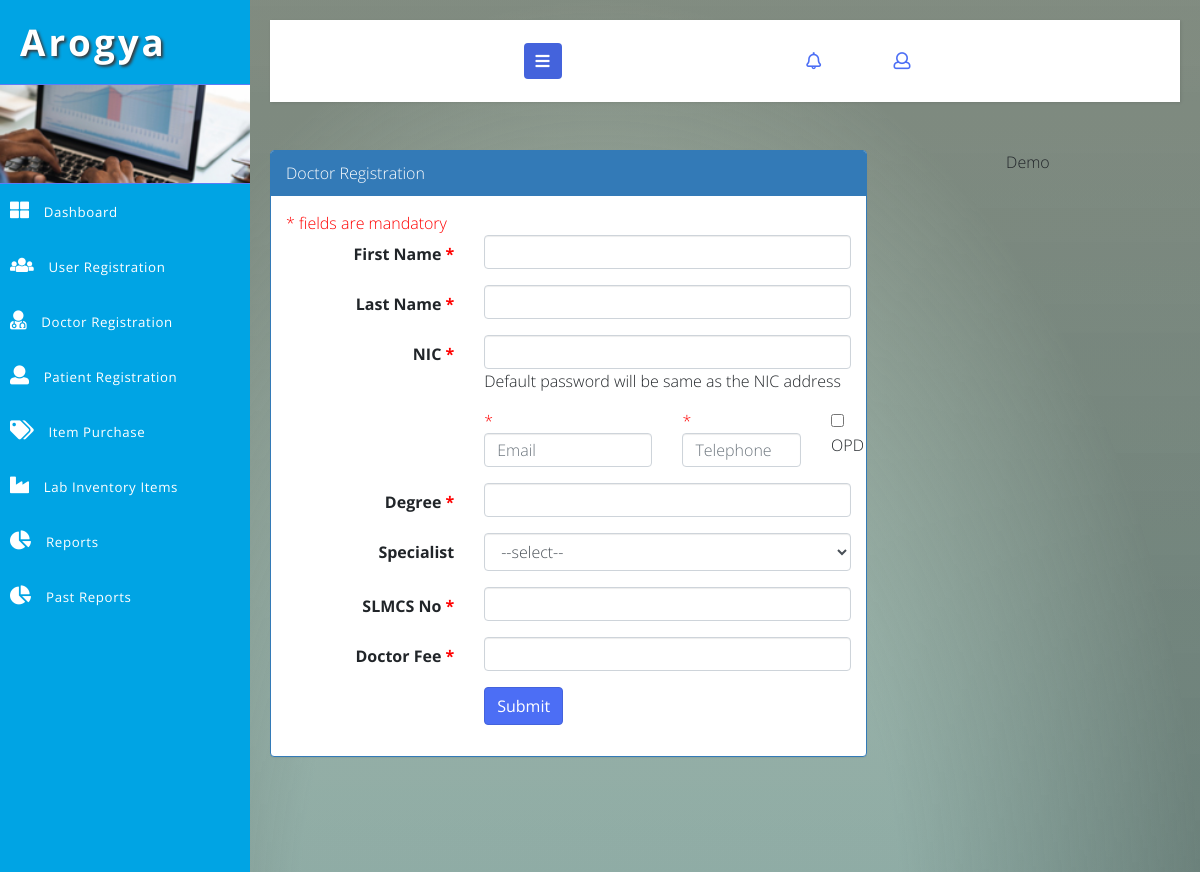
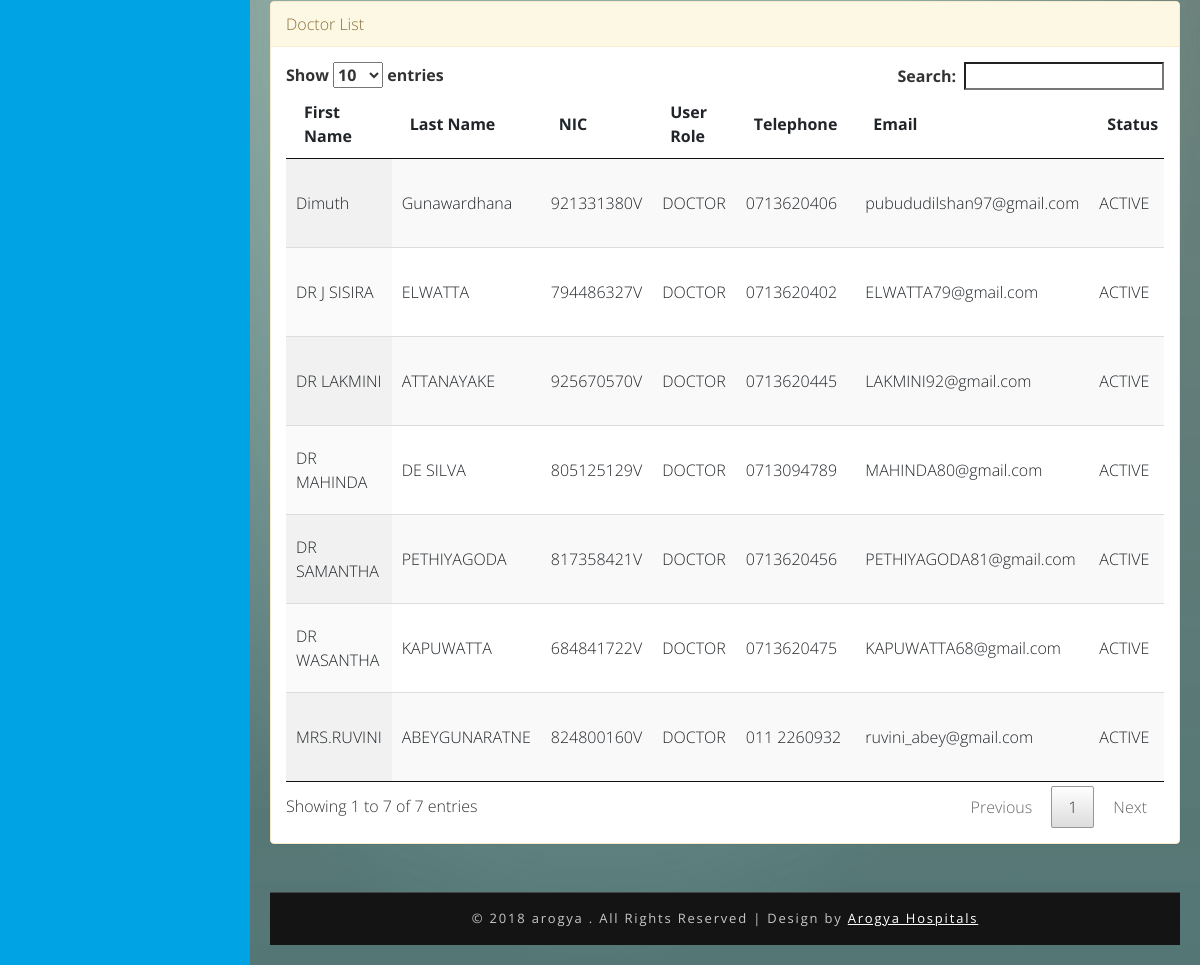
The app's page /Arogya_/arogyaadmin/admin/doctor-registration.php with its own data (2 pictures, top to bottom).
### tables this page shows
CREATE TABLE `hms_doctor` (
  `id` int(5) NOT NULL,
  `first_name` varchar(100) DEFAULT NULL,
  `last_name` varchar(100) DEFAULT NULL,
  `nic` varchar(12) DEFAULT NULL,
  `pword` text,
  `email` varchar(50) DEFAULT NULL,
  `telephone` varchar(20) DEFAULT NULL,
  `degree` varchar(200) DEFAULT NULL,
  `specialist_id` int(5) DEFAULT NULL,
  `doc_fee` int(5) DEFAULT NULL,
  `slmc_no` varchar(20) DEFAULT NULL,
  `status_code` varchar(20) DEFAULT 'ACTIVE',
  `category` varchar(20) DEFAULT 'OPD',
  `created_date` timestamp NOT NULL DEFAULT CURRENT_TIMESTAMP,
  `created_user` int(5) DEFAULT NULL,
  `user_role` varchar(20) DEFAULT 'DOCTOR'
);

### Arogya_/arogyaadmin/DB.php (called while the page is built, shortened)
<?php
function getDBConnection() {
    $servername = "localhost";
    $username = "root";
    $password = "";
    $db = "hmsdb";
    $conn = mysqli_connect($servername, $username, $password, $db);
    if (!$conn) {
        die("Connection failed: " . mysqli_connect_error());
    } else {
        return $conn;
    }
}
function getData($sql) {
    $conn = getDBConnection();
    $result = mysqli_query($conn, $sql);
    if (mysqli_num_rows($result) > 0) {
        return $result;
    } else {
        return FALSE;
    }
}
?>

### Arogya_/arogyaadmin/admin/doctor-registration.php (the view, shortened to what this page needs)
<?php
include '../DB.php';
?>
<!DOCTYPE html>
<html lang="en">
    <head>
        <link rel="stylesheet" href="https://maxcdn.bootstrapcdn.com/bootstrap/3.3.7/css/bootstrap.min.css">
        <link rel="stylesheet" href="https://maxcdn.bootstrapcdn.com/font-awesome/4.7.0/css/font-awesome.min.css">
        <link href="../css/bootstrap.css" rel="stylesheet" type="text/css" media="all" />
        <link href="../css/style.css" rel="stylesheet" type="text/css" media="all" />
        <link rel="stylesheet" href="../css/style4.css">
        <link href="../css/fontawesome-all.css" rel="stylesheet">
<link rel='stylesheet prefetch' href='http://dfcb.github.io/extra-strength-responsive-grids/css/grid.css'>
<link rel='stylesheet prefetch' href='http://thisisstar.com/images/100UI/002/css/paymentfont.css'>
    </head>
    <body>
        <div class="wrapper">
            <nav id="sidebar">
                <div class="sidebar-header">
                    <h1>
                        <a href="#">Arogya</a>
                    </h1>
                </div>
                <div class="profile-bg"></div>
                <?php
                include_once '../_tree_admin.php';
                ?>
            </nav>
            <div id="content">
                <?php include_once '../_top_bar.php'; ?>
                <div class="blank-page-content">
                    <div class="row">
                        <div class="col-md-8">
                            <div class="panel panel-primary">
                                 <div class="panel-heading ">Doctor Registration</div>
                                <div class="panel-body">
                                       <form class="form-horizontal"  action="<?php $_SERVER['SERVER_NAME'] ?>/<?= $_SESSION['sitename'] ?>/admin/doctor-registration.php" method="post" >
                                <span class="mando-msg">* fields are mandatory</span>
                                <div class="form-group">
                                    <label for="first_name" class="control-label col-xs-4">First Name <span class="mando-msg">*</span></label>
                                    <div class="col-xs-8">
                                        <input required="" id="first_name"  name="first_name" type="text" class="form-control">
                                    </div>
                                </div>
                                <div class="form-group">
                                    <label for="last_name" class="control-label col-xs-4">Last Name <span class="mando-msg">*</span></label>
                                    <div class="col-xs-8">
                                        <input required="" id="last_name" name="last_name" type="text" class="form-control">
                                    </div>
                                </div>
                                <div class="form-group">
                                    <label for="nic" class="control-label col-xs-4">NIC <span class="mando-msg">*</span></label>
                                    <div class="col-xs-8">
                                        <input required="" id="nic" name="nic" type="text" class="form-control">
                                        Default password will be same as the NIC address
                                    </div>
                                </div>
                                <div class="form-group">
                                    <label for="nic" class="control-label col-xs-4"></label>
                                    <div class="col-xs-4">
                                        <span class="mando-msg">*</span><input id="email" name="email"  required="" type="email" class="form-control" placeholder="Email">
                                    </div>
                                    <div class="col-xs-3">
                                        <span class="mando-msg">*</span> <input id="telephone" required="" name="telephone" type="text" class="form-control" placeholder="Telephone">
                                    </div>
                                    <div class="col-xs-1">
                                        <input type="checkbox" name="opd" value="OPD"> OPD
                                    </div>
                                </div>
                                <div class="form-group">
                                    <label for="degree" class="control-label col-xs-4">Degree <span class="mando-msg">*</span></label>
                                    <div class="col-xs-8">
                                        <input  required="" id="degree" name="degree" type="text" class="form-control">
                                    </div>
                                </div>
                                <div class="form-group">
                                    <label for="specialist_id" class="control-label col-xs-4">Specialist</label>
                                    <div class="col-xs-8">
                                        <select id="specialist_id"  name="specialist_id" class="select form-control">
                                            <option value="0">--select--</option>
                                        </select>
                                    </div>
                                </div>
                                <div class="form-group">
                                    <label for="slmc_no" class="control-label col-xs-4">SLMCS No <span class="mando-msg">*</span></label>
                                    <div class="col-xs-8">
                                        <input id="slmc_no" required="" name="slmc_no" type="text" class="form-control">
                                    </div>
                                </div>
                                <div class="form-group">
                                    <label for="doc_fee" class="control-label col-xs-4">Doctor Fee <span class="mando-msg">*</span></label>
                                    <div class="col-xs-8">
                                        <input id="doc_fee" name="doc_fee" required="" type="number" class="form-control">
                                    </div>
                                </div>
                                <div class="form-group row">
                                    <div class="col-xs-offset-4 col-xs-8">
                                        <button name="btnDocReg" type="submit" class="btn btn-primary">Submit</button>
                                    </div>
                                </div>
                            </form>
                                </div>
                            </div>
                        </div>
                        <div class="col-md-4">
                            <div class="col-xs-offset-4 col-xs-8">
                                <a href="doctor-registration-demo.php">Demo</a>
                                        </div>
                        </div>
                    </div>
                    <br>
                    <br>
                    <br>
                    <br>
                    <div class="panel panel-warning">
                        <div class="panel-heading ">Doctor List</div>
                        <div class="panel-body">
                            <table id="example" class="display table-responsive" cellspacing="0" width="100%">
                        <thead>
                            <tr>
                                <th>First Name</th>
                                <th>Last Name</th>
                                <th>NIC</th>
                                <th>User Role</th>
                                <th>Telephone</th>
                                <th>Email</th>
                                <th>Status</th>
                            </tr>
                        </thead>
                        <tbody>
                            <?php
                            $sql = " SELECT * FROM hms_doctor ";
                            $resultx = getData($sql);
                            if ($resultx != FALSE) {
                                while ($row = mysqli_fetch_assoc($resultx)) {
                                    ?>
                                    <tr>
                                        <td><?= $row['first_name'] ?></td>
                                        <td><?= $row['last_name'] ?></td>
                                        <td><?= $row['nic'] ?></td>
                                        <td><?= $row['user_role'] ?></td>
                                        <td><?= $row['telephone'] ?></td>
                                        <td><?= $row['email'] ?></td>
                                        <td><?= $row['status_code'] ?></td>
                                    </tr>
                                    <?php
                                }
                            }
                            ?>
                        </tbody>
                    </table>
                        </div>
                    </div>
                </div>
                <?php include '../_footer.php'; ?>
            </div>
        </div>
        <link href="../css/jquery.dataTables.min.css" rel="stylesheet" type="text/css"/>
    </body>
</html>

### Arogya_/arogyaadmin/css/style.css (style rules this page uses)
* { margin: 0; padding: 0; }
body { background: radial-gradient(#eee, #668); height: 100vh; width: 100vw; }
html, body { margin: 0; font-size: 100%; font-family: 'Open Sans', sans-serif; background: #fff; }
.blank-page-content { min-height: 480px; }
.mando-msg { color: red; }
body a { text-decoration: none; transition: 0.5s all; -webkit-transition: 0.5s all; -moz-transition: 0.5s all; -o-transition: 0.5s all; -ms-transition: 0.5s all; }
input[type="button"], button[type="submit"] { transition: 0.5s all; -webkit-transition: 0.5s all; -moz-transition: 0.5s all; -o-transition: 0.5s all; -ms-transition: 0.5s all; }
h1, h2, h3, h4, h5, h6 { margin: 0; font-weight: 700; }
label { margin: 0; }
.profile-bg { border: 1px solid #5d7cf7; border-left: none; border-right: none; background: url(../images/menu1.jpg)no-repeat 0px 0px; -webkit-background-size: cover; -moz-background-size: cover; -o-background-size: cover; -ms-background-size: cover; background-size: cover; min-height: 100px; }
.table-responsive { display: block; width: 100%; overflow-x: auto; }
.btn-primary { color: #fff; background-color: #4c6ef5; border-color: #4463dc; }

### Arogya_/arogyaadmin/css/style4.css (style rules this page uses)
body { font-family: 'Open Sans', sans-serif; background: #f1f1f1; }
a, a:hover, a:focus { color: inherit; text-decoration: none; transition: all 0.3s; }
i, span { display: inline-block; }
.wrapper { display: flex; align-items: stretch; }
#sidebar { min-width: 250px; max-width: 250px; background: #00a4e4; color: #fff; transition: all 0.3s; }
.sidebar-header h1 { font-size: 2.3em; letter-spacing: 3px; color: #fff; text-shadow: 2px 2px 3px #39393a; }
#sidebar .sidebar-header { padding: 20px; background: #00a4e4; }
#content { padding: 20px; min-height: 100vh; transition: all 0.3s; overflow: hidden; width: 100%; }

### Arogya_/arogyaadmin/admin/doctor-registration.php (style rules this page uses)
body { font-weight: 100; height: 100%; width: 100%; background: linear-gradient( rgba(200, 247, 197, 0.4), rgba(129, 207, 224, 0.8) ), linear-gradient( rgba(130, 130, 130, 0.5), rgba(130, 130, 115, 0.6) ), radial-gradient(ellipse closest-side at center, rgba(255, 255, 255, 0.9) 50%, rgba(0, 0, 0, 0.4) 100%), url(http://www.thisisstar.com/images/100UI/002/black_marble.jpg) no-repeat center center; background-size: cover; background-attachment: fixed; background-blend-mode: multiply,normal,normal,normal; }

### records on screen
hms_doctor: first_name "DR MAHINDA", last_name "DE SILVA", nic "805125129V", user_role "DOCTOR", telephone "0713094789", email "MAHINDA80@gmail.com", status_code "ACTIVE"
hms_doctor: first_name "DR SAMANTHA", last_name "PETHIYAGODA", nic "817358421V", user_role "DOCTOR", telephone "0713620456", email "PETHIYAGODA81@gmail.com", status_code "ACTIVE"
hms_doctor: first_name "DR J SISIRA", last_name "ELWATTA", nic "794486327V", user_role "DOCTOR", telephone "0713620402", email "ELWATTA79@gmail.com", status_code "ACTIVE"
hms_doctor: first_name "DR LAKMINI", last_name "ATTANAYAKE", nic "925670570V", user_role "DOCTOR", telephone "0713620445", email "LAKMINI92@gmail.com", status_code "ACTIVE"
hms_doctor: first_name "DR WASANTHA", last_name "KAPUWATTA", nic "684841722V", user_role "DOCTOR", telephone "0713620475", email "KAPUWATTA68@gmail.com", status_code "ACTIVE"
hms_doctor: first_name "Dimuth", last_name "Gunawardhana", nic "921331380V", user_role "DOCTOR", telephone "0713620406", email "pubududilshan97@gmail.com", status_code "ACTIVE"
hms_doctor: first_name "MRS.RUVINI", last_name "ABEYGUNARATNE", nic "824800160V", user_role "DOCTOR", telephone "011 2260932", email "ruvini_abey@gmail.com", status_code "ACTIVE"
